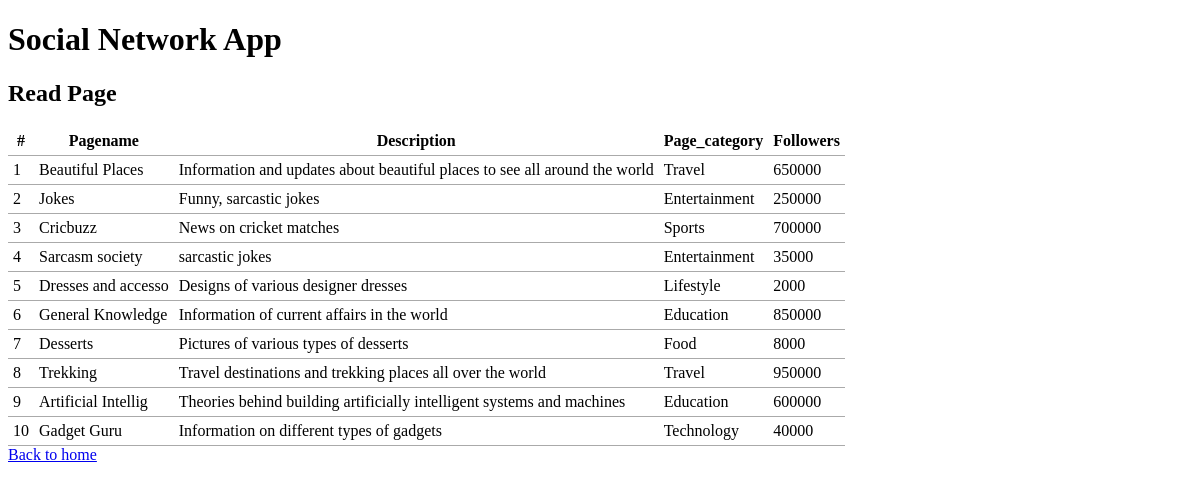
/code/read_page.php, run on the app's committed database.
### tables this page shows
CREATE TABLE `page` (
  `Page_ID` int(11) NOT NULL,
  `Pagename` varchar(20) NOT NULL,
  `Description` text,
  `Page_category` varchar(20) NOT NULL,
  `Followers` int(11) DEFAULT NULL
);

### code/common.php (called while the page is built, shortened)
<?php
function escape($html) {
    return htmlspecialchars($html, ENT_QUOTES | ENT_SUBSTITUTE, "UTF-8");
}

### code/read_page.php (the view)
<?php
require "config.php";
require "common.php";
try {
  $conn = new PDO($dsn, $username, $password, $options);
  $sql = "SELECT Page_ID, Pagename, Description, Page_category, Followers FROM page";
  $statement = $conn->prepare($sql);
  $statement->execute();
  $result = $statement->fetchAll();
}
catch(PDOException $error)
 {
  echo $sql . "<br>" . $error->getMessage();
}
?>
<?php require "templates/header.php"; ?>
<h2>Read Page</h2>
<table>
    <thead>
        <tr>
            <th>#</th>
            <th>Pagename</th>
            <th>Description</th>
	    <th>Page_category</th>
            <th>Followers</th>
        </tr>
    </thead>
    <tbody>
    <?php foreach ($result as $row) : ?>
        <tr>
            <td><?php echo escape($row["Page_ID"]); ?></td>
            <td><?php echo escape($row["Pagename"]); ?></td>
            <td><?php echo escape($row["Description"]); ?></td>
            <td><?php echo escape($row["Page_category"]); ?></td>
            <td><?php echo escape($row["Followers"]); ?></td>
        </tr>
    <?php endforeach; ?>
    </tbody>
</table>
<a href="index.php">Back to home</a>
<?php require "templates/footer.php"; ?>

### code/templates/header.php (shortened to what this page needs)
<!doctype html>
<html lang="en">
<head>
	<link rel="stylesheet" href="css/style.css">
</head>
<body>
	<h1>Social Network App</h1>

### code/templates/footer.php
</body>
</html>

### code/css/style.css (style rules this page uses)
table { border-collapse: collapse; border-spacing: 0; }
td, th { padding: 5px; border-bottom: 1px solid #aaa; }

### data on the page
page: Page_ID "1", Pagename "Beautiful Places", Description "Information and updates about beautiful places to see all around the world", Page_category "Travel", Followers "650000"
page: Page_ID "2", Pagename "Jokes", Description "Funny, sarcastic jokes", Page_category "Entertainment", Followers "250000"
page: Page_ID "3", Pagename "Cricbuzz", Description "News on cricket matches", Page_category "Sports", Followers "700000"
page: Page_ID "4", Pagename "Sarcasm society", Description "sarcastic jokes", Page_category "Entertainment", Followers "35000"
page: Page_ID "5", Pagename "Dresses and accesso", Description "Designs of various designer dresses", Page_category "Lifestyle", Followers "2000"
page: Page_ID "6", Pagename "General Knowledge", Description "Information of current affairs in the world", Page_category "Education", Followers "850000"
page: Page_ID "7", Pagename "Desserts", Description "Pictures of various types of desserts", Page_category "Food", Followers "8000"
page: Page_ID "8", Pagename "Trekking", Description "Travel destinations and trekking places all over the world", Page_category "Travel", Followers "950000"
page: Page_ID "9", Pagename "Artificial Intellig", Description "Theories behind building artificially intelligent systems and machines", Page_category "Education", Followers "600000"
page: Page_ID "10", Pagename "Gadget Guru", Description "Information on different types of gadgets", Page_category "Technology", Followers "40000"
